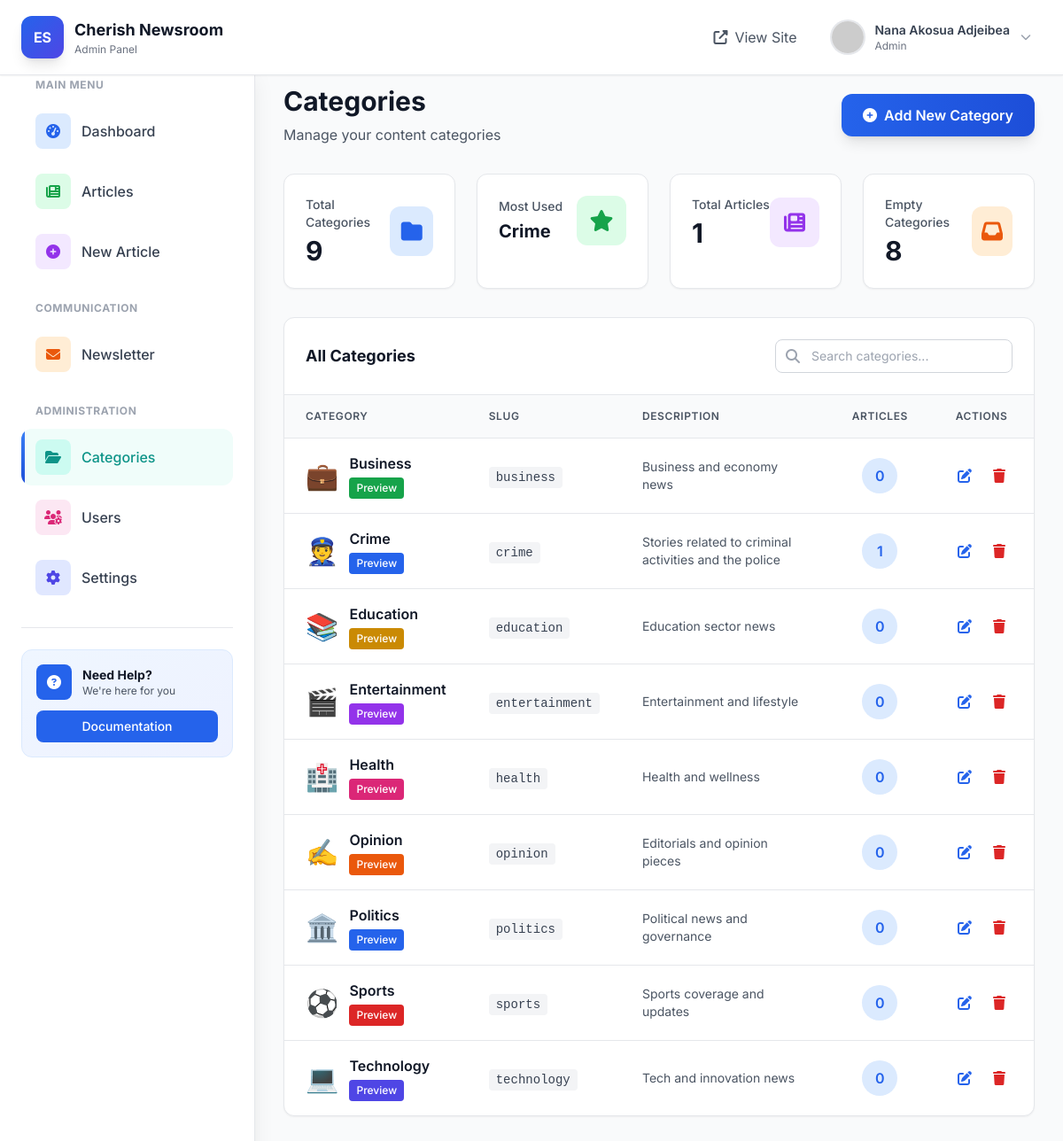
The app's page /admin/categories (signed in) with its own data.
### tables this page shows
CREATE TABLE categories (
            id INTEGER PRIMARY KEY AUTOINCREMENT,
            name TEXT UNIQUE NOT NULL,
            slug TEXT UNIQUE NOT NULL,
            description TEXT,
            icon TEXT,
            color TEXT DEFAULT 'bg-blue-500'
        );

### app.py (the view)
@app.route('/admin/categories')
@admin_required
def admin_categories():
    db = get_db()
    categories = db.execute('''
        SELECT c.*, COUNT(a.id) as article_count
        FROM categories c
        LEFT JOIN articles a ON c.id = a.category_id
        GROUP BY c.id
        ORDER BY c.name
    ''').fetchall()
    total_categories = len(categories)
    empty_categories = len([c for c in categories if c['article_count'] == 0])
    total_articles = sum(c['article_count'] for c in categories)
    most_used = max(categories, key=lambda x: x['article_count']) if categories else None
    stats = {
        'total': total_categories,
        'empty': empty_categories,
        'total_articles': total_articles,
        'most_used': most_used
    }
    db.close()
    return render_template('admin_categories.html', categories=categories, stats=stats)

### templates/admin_categories.html (shortened to what this page needs)
{% extends "admin_base.html" %} {% block title %}Manage Categories{% endblock %}
{% block content %}
<div class="mb-8">
  <div class="flex flex-col md:flex-row md:items-center justify-between gap-4">
    <div>
      <h1 class="text-3xl font-bold text-gray-900 mb-2">Categories</h1>
      <p class="text-gray-600">Manage your content categories</p>
    </div>
    <button
      onclick="openCreateModal()"
      class="bg-gradient-to-r from-blue-600 to-blue-700 hover:from-blue-700 hover:to-blue-800 text-white px-6 py-3 rounded-xl font-semibold transition-all duration-300 shadow-lg hover:shadow-xl flex items-center gap-2"
    >
      <i class="fas fa-plus-circle"></i>
      <span>Add New Category</span>
    </button>
  </div>
</div>
<div class="grid grid-cols-1 md:grid-cols-4 gap-6 mb-8">
  <div class="bg-white rounded-xl shadow-sm border border-gray-200 p-6">
    <div class="flex items-center justify-between">
      <div>
        <p class="text-sm font-medium text-gray-600 mb-1">Total Categories</p>
        <p class="text-3xl font-bold text-gray-900">{{ stats.total }}</p>
      </div>
      <div
        class="w-14 h-14 bg-blue-100 rounded-xl flex items-center justify-center"
      >
        <i class="fas fa-folder text-blue-600 text-2xl"></i>
      </div>
    </div>
  </div>
  <div class="bg-white rounded-xl shadow-sm border border-gray-200 p-6">
    <div class="flex items-center justify-between">
      <div>
        <p class="text-sm font-medium text-gray-600 mb-1">Most Used</p>
        <p class="text-xl font-bold text-gray-900">
          {{ stats.most_used.name if stats.most_used else 'N/A' }}
        </p>
      </div>
      <div
        class="w-14 h-14 bg-green-100 rounded-xl flex items-center justify-center"
      >
        <i class="fas fa-star text-green-600 text-2xl"></i>
      </div>
    </div>
  </div>
  <div class="bg-white rounded-xl shadow-sm border border-gray-200 p-6">
    <div class="flex items-center justify-between">
      <div>
        <p class="text-sm font-medium text-gray-600 mb-1">Total Articles</p>
        <p class="text-3xl font-bold text-gray-900">
          {{ stats.total_articles }}
        </p>
      </div>
      <div
        class="w-14 h-14 bg-purple-100 rounded-xl flex items-center justify-center"
      >
        <i class="fas fa-newspaper text-purple-600 text-2xl"></i>
      </div>
    </div>
  </div>
  <div class="bg-white rounded-xl shadow-sm border border-gray-200 p-6">
    <div class="flex items-center justify-between">
      <div>
        <p class="text-sm font-medium text-gray-600 mb-1">Empty Categories</p>
        <p class="text-3xl font-bold text-gray-900">{{ stats.empty }}</p>
      </div>
      <div
        class="w-14 h-14 bg-orange-100 rounded-xl flex items-center justify-center"
      >
        <i class="fas fa-inbox text-orange-600 text-2xl"></i>
      </div>
    </div>
  </div>
</div>
<div
  class="bg-white rounded-xl shadow-sm border border-gray-200 overflow-hidden"
>
  <div class="p-6 border-b border-gray-200">
    <div
      class="flex flex-col md:flex-row md:items-center justify-between gap-4"
    >
      <h2 class="text-lg font-bold text-gray-900">All Categories</h2>
      <div class="flex items-center gap-3">
        <div class="relative">
          <input
            type="text"
            id="search-input"
            placeholder="Search categories..."
            class="pl-10 pr-4 py-2 border border-gray-300 rounded-lg focus:outline-none focus:border-blue-500 focus:ring-2 focus:ring-blue-200 text-sm"
          />
          <i
            class="fas fa-search absolute left-3 top-1/2 transform -translate-y-1/2 text-gray-400"
          ></i>
        </div>
      </div>
    </div>
  </div>
  <div class="overflow-x-auto">
    <table class="w-full">
      <thead class="bg-gray-50 border-b border-gray-200">
        <tr>
          <th
            class="px-6 py-4 text-left text-xs font-semibold text-gray-600 uppercase tracking-wider"
          >
            Category
          </th>
          <th
            class="px-6 py-4 text-left text-xs font-semibold text-gray-600 uppercase tracking-wider"
          >
            Slug
          </th>
          <th
            class="px-6 py-4 text-left text-xs font-semibold text-gray-600 uppercase tracking-wider"
          >
            Description
          </th>
          <th
            class="px-6 py-4 text-center text-xs font-semibold text-gray-600 uppercase tracking-wider"
          >
            Articles
          </th>
          <th
            class="px-6 py-4 text-center text-xs font-semibold text-gray-600 uppercase tracking-wider"
          >
            Actions
          </th>
        </tr>
      </thead>
      <tbody class="divide-y divide-gray-200" id="categories-tbody">
        {% for category in categories %}
        <tr
          class="hover:bg-gray-50 transition-colors category-row"
          data-search="{{ category.name|lower }} {{ category.slug|lower }}"
        >
          <td class="px-6 py-4">
            <div class="flex items-center gap-3">
              <div class="text-3xl">{{ category.icon }}</div>
              <div>
                <p class="font-semibold text-gray-900">{{ category.name }}</p>
                <span
                  class="{{ category.color }} text-white px-2 py-1 rounded text-xs font-medium mt-1 inline-block"
                >
                  Preview
                </span>
              </div>
            </div>
          </td>
          <td class="px-6 py-4">
            <code class="bg-gray-100 px-2 py-1 rounded text-sm text-gray-700"
              >{{ category.slug }}</code
            >
          </td>
          <td class="px-6 py-4">
            <p class="text-sm text-gray-600 max-w-xs">
              {{ category.description or 'No description' }}
            </p>
          </td>
          <td class="px-6 py-4 text-center">
            <span
              class="inline-flex items-center justify-center w-10 h-10 bg-blue-100 text-blue-600 rounded-full font-semibold"
            >
              {{ category.article_count }}
            </span>
          </td>
          <td class="px-6 py-4">
            <div class="flex items-center justify-center gap-2">
              <button
                onclick="openEditModal({{ category.id }})"
                class="text-blue-600 hover:text-blue-800 hover:bg-blue-50 p-2 rounded-lg transition-colors"
                title="Edit"
              >
                <i class="fas fa-edit"></i>
              </button>
              <button
                onclick="deleteCategory({{ category.id }}, '{{ category.name }}', {{ category.article_count }})"
                class="text-red-600 hover:text-red-800 hover:bg-red-50 p-2 rounded-lg transition-colors"
                title="Delete"
                {%
                if
                category.article_count
              >
                0 %}disabled class="opacity-50 cursor-not-allowed"{% endif %} >
                <i class="fas fa-trash"></i>
              </button>
            </div>
          </td>
        </tr>
        {% endfor %}
      </tbody>
    </table>
  </div>
</div>
{% endblock %}

### records on screen
categories: most_used "Crime", icon "👮", name "Crime", slug "crime", description "Stories related to criminal activities and the police", article_count "1"
categories: icon "💼", name "Business", slug "business", description "Business and economy news", article_count "0"
categories: icon "📚", name "Education", slug "education", description "Education sector news", article_count "0"
categories: icon "🎬", name "Entertainment", slug "entertainment", description "Entertainment and lifestyle", article_count "0"
categories: icon "🏥", name "Health", slug "health", description "Health and wellness", article_count "0"
categories: icon "✍️", name "Opinion", slug "opinion", description "Editorials and opinion pieces", article_count "0"
categories: icon "🏛️", name "Politics", slug "politics", description "Political news and governance", article_count "0"
categories: icon "⚽", name "Sports", slug "sports", description "Sports coverage and updates", article_count "0"
categories: icon "💻", name "Technology", slug "technology", description "Tech and innovation news", article_count "0"

### other values on screen
{{ session.full_name }} "Nana Akosua Adjeibea"
{{ session.role }} "Admin"
{{ stats.total }} "9"
{{ stats.total_articles }} "1"
{{ stats.empty }} "8"
